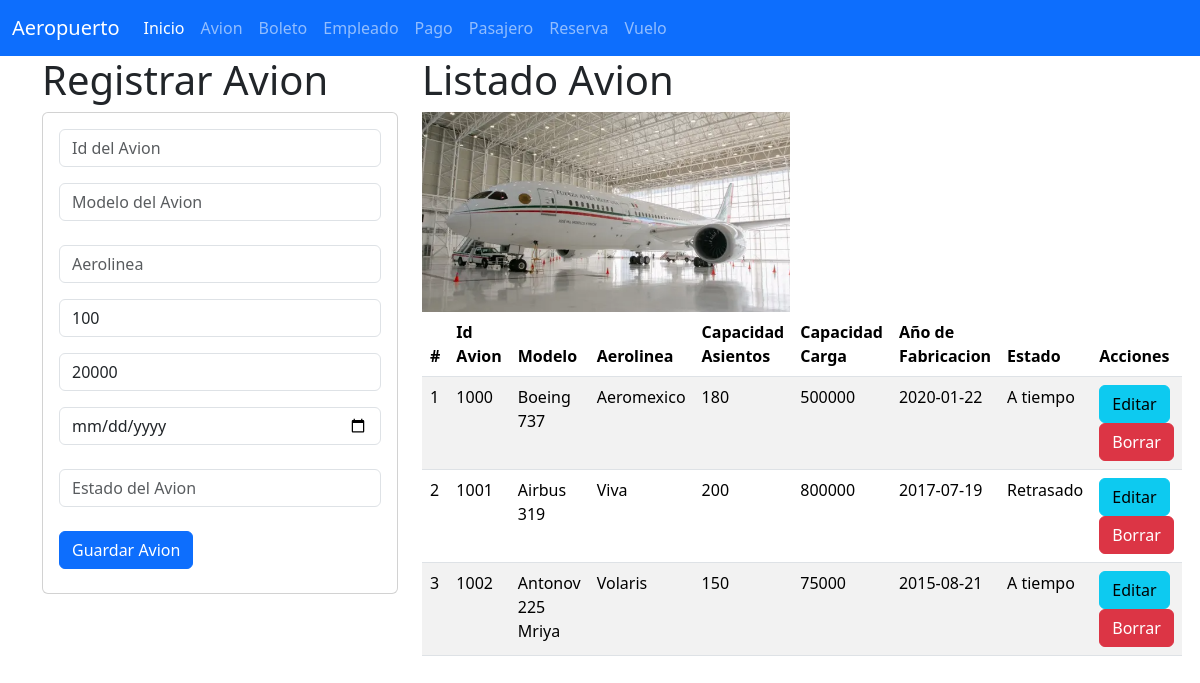
Page /Avion on the committed database.
### Avion_app/models.py (models this page shows, shortened)
class Avion(models.Model):
    Id_Avion = models.CharField(max_length=6, unique=True, primary_key=True)
    Modelo = models.CharField(max_length=100)
    Aerolinea = models.CharField(max_length=100)
    Capacidad_Asientos = models.IntegerField()  # No necesitas limitar aquí (los límites son manejados en el formulario)
    Capacidad_Carga = models.IntegerField()  # Incrementa los valores en el formulario
    Año_Fabricacion = models.CharField(max_length=4)
    Estado_Avion = models.CharField(max_length=255, null=True, blank=True)

### Avion_app/views.py (the view)
# urls.py: path("Avion",views.inicio_vista,name="Avion"),
def inicio_vista(request):
    ListadoAvion = Avion.objects.all()
    return render(request, "GestionarAvion.html", {"losAviones": ListadoAvion})

### Avion_app/templates/GestionarAvion.html (shortened to what this page needs)
{% extends "base.html" %}
{% block cuerpo %}
{% load static %}
<div class="row">
  <div class="col-sm-12 col-md-4 col-lg-4 xl-4">
    <h1>Registrar Avion</h1>
    <div class="card">
      <div class="card-body">
        <form action="{% url 'registrarAvion' %}" method="POST">
          <div class="form-group">
            <input type="text" id="txtId_Avion" name="txtId_Avion" class="form-control"
                   placeholder="Id del Avion" minlength="1" maxlength="6" required>
          </div>
          <div class="form-group py-3">
            <input type="text" id="txtModelo" name="txtModelo" class="form-control"
                   placeholder="Modelo del Avion" maxlength="100" required>
          </div>
          <div class="form-group py-2">
            <input type="text" id="txtAerolinea" name="txtAerolinea" class="form-control"
                   maxlength="100" required placeholder="Aerolinea">
          </div>
          <div class="form-group py-2">
            <input type="number" id="numCapacidad_Asientos" name="numCapacidad_Asientos" class="form-control"
                   min="1" max="500" value="100" required placeholder="Cantidad de Asientos">
          </div>
          <div class="form-group py-2">
            <input type="number" id="numCapacidad_Carga" name="numCapacidad_Carga" class="form-control"
                   min="1" max="5000000" value="20000" required placeholder="Capacidad de Carga">
          </div>
          <div class="form-group py-2">
            <input type="date" id="txtAño_Fabricacion" name="txtAño_Fabricacion" class="form-control"
                   placeholder="Año de Fabricacion" maxlength="100" required>
          </div>
          <div class="form-group py-3">
            <input type="text" id="txtEstado_Avion" name="txtEstado_Avion" class="form-control"
                   placeholder="Estado del Avion" maxlength="255">
          </div>
          <div class="form-group py-2">
            <button type="submit" class="btn btn-primary">Guardar Avion</button>
          </div>
        </form>
      </div>
    </div>
  </div>
  <div class="col-sm-12 col-md-8 col-lg-8 xl-8">
    <h1>Listado Avion</h1>
    <img class="w-50" src="{% static 'Aeropuerto2.PNG' %}" alt="Molinar" width="100" height="200">
    <table class="table table-striped">
      <thead>
        <tr>
          <th>#</th>
          <th>Id Avion</th>
          <th>Modelo</th>
          <th>Aerolinea</th>
          <th>Capacidad Asientos</th>
          <th>Capacidad Carga</th>
          <th>Año de Fabricacion</th>
          <th>Estado</th>
          <th>Acciones</th>
        </tr>
      </thead>
      <tbody>
        {% for i in losAviones %}
        <tr>
          <td>{{ forloop.counter }}</td>
          <td>{{ i.Id_Avion }}</td>
          <td>{{ i.Modelo }}</td>
          <td>{{ i.Aerolinea }}</td>
          <td>{{ i.Capacidad_Asientos }}</td>
          <td>{{ i.Capacidad_Carga }}</td>
          <td>{{ i.Año_Fabricacion }}</td>
          <td>{{ i.Estado_Avion }}</td>
          <td>
            <a href="{% url 'seleccionarAvion' i.Id_Avion %}" class="btn btn-info">Editar</a>
            <a href="{% url 'borrarAvion' i.Id_Avion %}" class="btn btn-danger">Borrar</a>
          </td>
        </tr>
        {% endfor %}
      </tbody>
    </table>
  </div>
</div>
{% endblock %}

### templates/base.html (shortened to what this page needs)
<!doctype html>
<html lang="es">
    <head>
    <link href="https://cdn.jsdelivr.net/npm/bootstrap@5.3.3/dist/css/bootstrap.min.css" rel="stylesheet">
    </head>
    <body>
<nav class="navbar navbar-expand-lg bg-primary"  data-bs-theme="dark">
    <div class="container-fluid">
      <a class="navbar-brand" href="#">Aeropuerto</a>
      <div class="collapse navbar-collapse" id="navbarNav">
        <ul class="navbar-nav">
          <li class="nav-item">
            <a class="nav-link active" aria-current="page" href="/">Inicio</a>
          </li>
          <li class="nav-item">
            <a class="nav-link" href="{% url 'Avion' %}">Avion</a>
          </li>
          <li class="nav-item">
            <a class="nav-link" href="{% url 'Boleto' %}">Boleto</a>
          </li>
          <li class="nav-item">
            <a class="nav-link" href="{% url 'Empleado' %}">Empleado</a>
          </li>
          <li class="nav-item">
            <a class="nav-link" href="{% url 'Pago' %}">Pago</a>
          </li>
          <li class="nav-item">
            <a class="nav-link" href="{% url 'Pasajero' %}">Pasajero</a>
          </li>
          <li class="nav-item">
            <a class="nav-link" href="{% url 'Reserva' %}">Reserva</a>
          </li>
          <li class="nav-item">
            <a class="nav-link" href="{% url 'Vuelo' %}">Vuelo</a>
          </li>
        </ul>
      </div>
    </div>
  </nav>
    <div class="container">
        {% block cuerpo %}
        {% endblock %}
    </div>
    </body>
</html>

### rows in the picture
Avion: Id_Avion "1000", Modelo "Boeing 737", Aerolinea "Aeromexico", Capacidad_Asientos "180", Capacidad_Carga "500000", Año_Fabricacion "2020-01-22", Estado_Avion "A tiempo"
Avion: Id_Avion "1001", Modelo "Airbus 319", Aerolinea "Viva", Capacidad_Asientos "200", Capacidad_Carga "800000", Año_Fabricacion "2017-07-19", Estado_Avion "Retrasado"
Avion: Id_Avion "1002", Modelo "Antonov 225 Mriya", Aerolinea "Volaris", Capacidad_Asientos "150", Capacidad_Carga "75000", Año_Fabricacion "2015-08-21", Estado_Avion "A tiempo"
